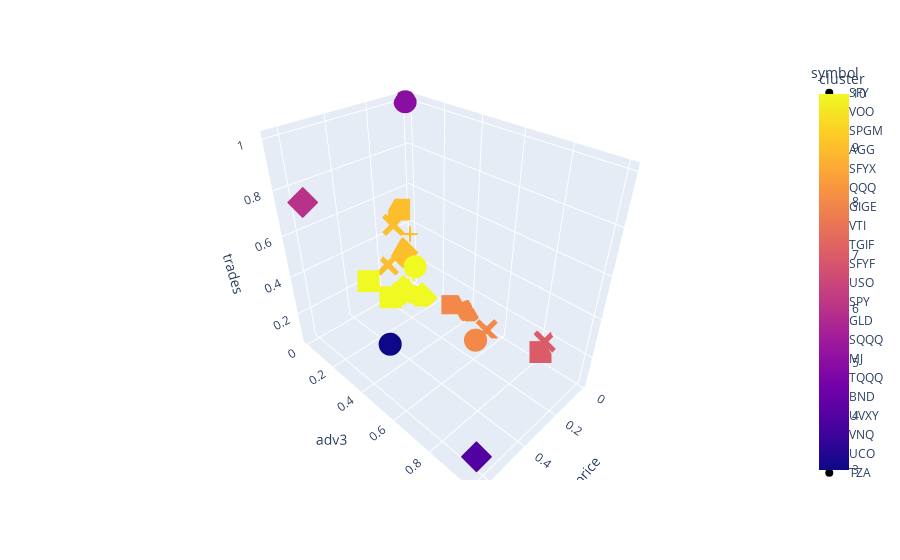

Notebook code cell kept with this figure:
### Code cell
fig = px.scatter_3d(X_etf_cluster.head(24), x='price', y='adv3', z='trades',
              color='cluster', symbol='symbol')
fig.show()

### Figure 1 — Plotly figure (JSON) as saved in the notebook; plotly's stock layout.template omitted (floating-point values rounded to 4 significant figures)
{"data": [{"hovertemplate": "symbol=SFY<br>price=%{x}<br>adv3=%{y}<br>trades=%{z}<br>cluster=%{marker.color}<extra></extra>", "legendgroup": "SFY", "marker": {"color": [5], "coloraxis": "coloraxis", "symbol": "circle"}, "mode": "markers", "name": "SFY", "scene": "scene", "showlegend": true, "type": "scatter3d", "x": [0.02081], "y": [0.001186], "z": [1.0]}, {"hovertemplate": "symbol=VOO<br>price=%{x}<br>adv3=%{y}<br>trades=%{z}<br>cluster=%{marker.color}<extra></extra>", "legendgroup": "VOO", "marker": {"color": [6], "coloraxis": "coloraxis", "symbol": "diamond"}, "mode": "markers", "name": "VOO", "scene": "scene", "showlegend": true, "type": "scatter3d", "x": [0.5932], "y": [0.046], "z": [0.755]}, {"hovertemplate": "symbol=SPGM<br>price=%{x}<br>adv3=%{y}<br>trades=%{z}<br>cluster=%{marker.color}<extra></extra>", "legendgroup": "SPGM", "marker": {"color": [9], "coloraxis": "coloraxis", "symbol": "square"}, "mode": "markers", "name": "SPGM", "scene": "scene", "showlegend": true, "type": "scatter3d", "x": [0.08285], "y": [0.0006527], "z": [0.5112]}, {"hovertemplate": "symbol=AGG<br>price=%{x}<br>adv3=%{y}<br>trades=%{z}<br>cluster=%{marker.color}<extra></extra>", "legendgroup": "AGG", "marker": {"color": [9], "coloraxis": "coloraxis", "symbol": "x"}, "mode": "markers", "name": "AGG", "scene": "scene", "showlegend": true, "type": "scatter3d", "x": [0.1909], "y": [0.0839], "z": [0.5062]}, {"hovertemplate": "symbol=SFYX<br>price=%{x}<br>adv3=%{y}<br>trades=%{z}<br>cluster=%{marker.color}<extra></extra>", "legendgroup": "SFYX", "marker": {"color": [9], "coloraxis": "coloraxis", "symbol": "cross"}, "mode": "markers", "name": "SFYX", "scene": "scene", "showlegend": true, "type": "scatter3d", "x": [0.01932], "y": [0.0001718], "z": [0.3499]}, {"hovertemplate": "symbol=QQQ<br>price=%{x}<br>adv3=%{y}<br>trades=%{z}<br>cluster=%{marker.color}<extra></extra>", "legendgroup": "QQQ", "marker": {"color": [3], "coloraxis": "coloraxis", "symbol": "circle"}, "mode": "markers", "name": "QQQ", "scene": "scene", "showlegend": true, "type": "scatter3d", "x": [0.5509], "y": [0.4627], "z": [0.2738]}, {"hovertemplate": "symbol=GIGE<br>price=%{x}<br>adv3=%{y}<br>trades=%{z}<br>cluster=%{marker.color}<extra></extra>", "legendgroup": "GIGE", "marker": {"color": [9], "coloraxis": "coloraxis", "symbol": "diamond"}, "mode": "markers", "name": "GIGE", "scene": "scene", "showlegend": true, "type": "scatter3d", "x": [0.07179], "y": [0.0003097], "z": [0.2649]}, {"hovertemplate": "symbol=VTI<br>price=%{x}<br>adv3=%{y}<br>trades=%{z}<br>cluster=%{marker.color}<extra></extra>", "legendgroup": "VTI", "marker": {"color": [10], "coloraxis": "coloraxis", "symbol": "square"}, "mode": "markers", "name": "VTI", "scene": "scene", "showlegend": true, "type": "scatter3d", "x": [0.3389], "y": [0.06047], "z": [0.2585]}, {"hovertemplate": "symbol=TGIF<br>price=%{x}<br>adv3=%{y}<br>trades=%{z}<br>cluster=%{marker.color}<extra></extra>", "legendgroup": "TGIF", "marker": {"color": [9], "coloraxis": "coloraxis", "symbol": "x"}, "mode": "markers", "name": "TGIF", "scene": "scene", "showlegend": true, "type": "scatter3d", "x": [0.1704], "y": [7.705e-05], "z": [0.239]}, {"hovertemplate": "symbol=SFYF<br>price=%{x}<br>adv3=%{y}<br>trades=%{z}<br>cluster=%{marker.color}<extra></extra>", "legendgroup": "SFYF", "marker": {"color": [9], "coloraxis": "coloraxis", "symbol": "cross"}, "mode": "markers", "name": "SFYF", "scene": "scene", "showlegend": true, "type": "scatter3d", "x": [0.04882], "y": [0.000117], "z": [0.2149]}, {"hovertemplate": "symbol=USO<br>price=%{x}<br>adv3=%{y}<br>trades=%{z}<br>cluster=%{marker.color}<extra></extra>", "legendgroup": "USO", "marker": {"color": [10], "coloraxis": "coloraxis", "symbol": "circle"}, "mode": "markers", "name": "USO", "scene": "scene", "showlegend": true, "type": "scatter3d", "x": [0.06149], "y": [0.07684], "z": [0.2114]}, {"hovertemplate": "symbol=SPY<br>price=%{x}<br>adv3=%{y}<br>trades=%{z}<br>cluster=%{marker.color}<extra></extra>", "legendgroup": "SPY", "marker": {"color": [4], "coloraxis": "coloraxis", "symbol": "diamond"}, "mode": "markers", "name": "SPY", "scene": "scene", "showlegend": true, "type": "scatter3d", "x": [0.6455], "y": [1], "z": [0.1956]}, {"hovertemplate": "symbol=GLD<br>price=%{x}<br>adv3=%{y}<br>trades=%{z}<br>cluster=%{marker.color}<extra></extra>", "legendgroup": "GLD", "marker": {"color": [10], "coloraxis": "coloraxis", "symbol": "square"}, "mode": "markers", "name": "GLD", "scene": "scene", "showlegend": true, "type": "scatter3d", "x": [0.2817], "y": [0.1431], "z": [0.1778]}, {"hovertemplate": "symbol=SQQQ<br>price=%{x}<br>adv3=%{y}<br>trades=%{z}<br>cluster=%{marker.color}<extra></extra>", "legendgroup": "SQQQ", "marker": {"color": [7], "coloraxis": "coloraxis", "symbol": "x"}, "mode": "markers", "name": "SQQQ", "scene": "scene", "showlegend": true, "type": "scatter3d", "x": [0.01718], "y": [0.8287], "z": [0.1754]}, {"hovertemplate": "symbol=MJ<br>price=%{x}<br>adv3=%{y}<br>trades=%{z}<br>cluster=%{marker.color}<extra></extra>", "legendgroup": "MJ", "marker": {"color": [10], "coloraxis": "coloraxis", "symbol": "cross"}, "mode": "markers", "name": "MJ", "scene": "scene", "showlegend": true, "type": "scatter3d", "x": [0.03913], "y": [0.03752], "z": [0.1381]}, {"hovertemplate": "symbol=TQQQ<br>price=%{x}<br>adv3=%{y}<br>trades=%{z}<br>cluster=%{marker.color}<extra></extra>", "legendgroup": "TQQQ", "marker": {"color": [8], "coloraxis": "coloraxis", "symbol": "circle"}, "mode": "markers", "name": "TQQQ", "scene": "scene", "showlegend": true, "type": "scatter3d", "x": [0.1751], "y": [0.5827], "z": [0.1258]}, {"hovertemplate": "symbol=BND<br>price=%{x}<br>adv3=%{y}<br>trades=%{z}<br>cluster=%{marker.color}<extra></extra>", "legendgroup": "BND", "marker": {"color": [10], "coloraxis": "coloraxis", "symbol": "diamond"}, "mode": "markers", "name": "BND", "scene": "scene", "showlegend": true, "type": "scatter3d", "x": [0.1414], "y": [0.07346], "z": [0.105]}, {"hovertemplate": "symbol=UVXY<br>price=%{x}<br>adv3=%{y}<br>trades=%{z}<br>cluster=%{marker.color}<extra></extra>", "legendgroup": "UVXY", "marker": {"color": [7], "coloraxis": "coloraxis", "symbol": "square"}, "mode": "markers", "name": "UVXY", "scene": "scene", "showlegend": true, "type": "scatter3d", "x": [0.01339], "y": [0.8143], "z": [0.1026]}, {"hovertemplate": "symbol=VNQ<br>price=%{x}<br>adv3=%{y}<br>trades=%{z}<br>cluster=%{marker.color}<extra></extra>", "legendgroup": "VNQ", "marker": {"color": [10], "coloraxis": "coloraxis", "symbol": "x"}, "mode": "markers", "name": "VNQ", "scene": "scene", "showlegend": true, "type": "scatter3d", "x": [0.144], "y": [0.06754], "z": [0.08564]}, {"hovertemplate": "symbol=UCO<br>price=%{x}<br>adv3=%{y}<br>trades=%{z}<br>cluster=%{marker.color}<extra></extra>", "legendgroup": "UCO", "marker": {"color": [10], "coloraxis": "coloraxis", "symbol": "cross"}, "mode": "markers", "name": "UCO", "scene": "scene", "showlegend": true, "type": "scatter3d", "x": [0.07878], "y": [0.04671], "z": [0.08024]}, {"hovertemplate": "symbol=TZA<br>price=%{x}<br>adv3=%{y}<br>trades=%{z}<br>cluster=%{marker.color}<extra></extra>", "legendgroup": "TZA", "marker": {"color": [8], "coloraxis": "coloraxis", "symbol": "circle"}, "mode": "markers", "name": "TZA", "scene": "scene", "showlegend": true, "type": "scatter3d", "x": [0.003837], "y": [0.3926], "z": [0.07545]}, {"hovertemplate": "symbol=VWO<br>price=%{x}<br>adv3=%{y}<br>trades=%{z}<br>cluster=%{marker.color}<extra></extra>", "legendgroup": "VWO", "marker": {"color": [10], "coloraxis": "coloraxis", "symbol": "diamond"}, "mode": "markers", "name": "VWO", "scene": "scene", "showlegend": true, "type": "scatter3d", "x": [0.0878], "y": [0.1523], "z": [0.07386]}, {"hovertemplate": "symbol=IAU<br>price=%{x}<br>adv3=%{y}<br>trades=%{z}<br>cluster=%{marker.color}<extra></extra>", "legendgroup": "IAU", "marker": {"color": [8], "coloraxis": "coloraxis", "symbol": "square"}, "mode": "markers", "name": "IAU", "scene": "scene", "showlegend": true, "type": "scatter3d", "x": [0.0258], "y": [0.3017], "z": [0.06902]}, {"hovertemplate": "symbol=SLV<br>price=%{x}<br>adv3=%{y}<br>trades=%{z}<br>cluster=%{marker.color}<extra></extra>", "legendgroup": "SLV", "marker": {"color": [8], "coloraxis": "coloraxis", "symbol": "x"}, "mode": "markers", "name": "SLV", "scene": "scene", "showlegend": true, "type": "scatter3d", "x": [0.03898], "y": [0.5356], "z": [0.06635]}], "layout": {"coloraxis": {"colorbar": {"title": {"text": "cluster"}}, "colorscale": [[0, "#0d0887"], [0.1111, "#46039f"], [0.2222, "#7201a8"], [0.3333, "#9c179e"], [0.4444, "#bd3786"], [0.5556, "#d8576b"], [0.6667, "#ed7953"], [0.7778, "#fb9f3a"], [0.8889, "#fdca26"], [1, "#f0f921"]]}, "legend": {"title": {"text": "symbol"}, "tracegroupgap": 0}, "margin": {"t": 60}, "scene": {"domain": {"x": [0, 1], "y": [0, 1]}, "xaxis": {"title": {"text": "price"}}, "yaxis": {"title": {"text": "adv3"}}, "zaxis": {"title": {"text": "trades"}}}}}
